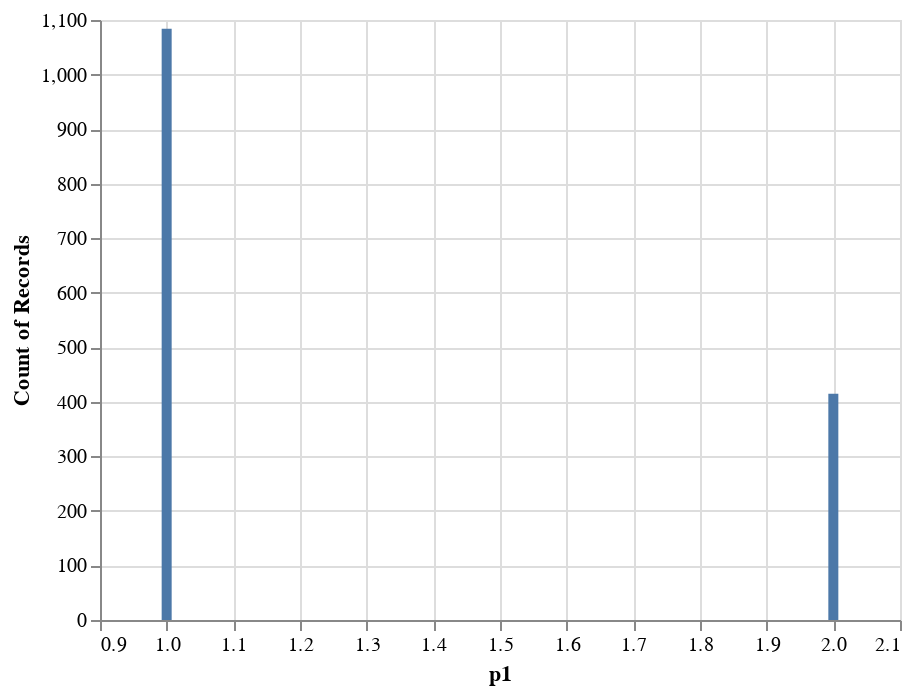

Here is the notebook cell this chart was saved with:
### Code cell
alt.Chart(enoe_filt).mark_bar().encode(
    x='p1',
    y='count()',
    tooltip='count()'
)

### Figure 1 — Vega-Lite specification as saved in the notebook (floating-point values rounded to 4 significant figures; data arrays with more than 128 entries replaced by an {"elided": "..."} marker saying what was removed)
{"config": {"view": {"continuousWidth": 400, "continuousHeight": 300}}, "data": {"name": "data-d619c0370195d4ca568490d64e57648a"}, "mark": "bar", "encoding": {"tooltip": {"aggregate": "count", "type": "quantitative"}, "x": {"field": "p1", "type": "quantitative"}, "y": {"aggregate": "count", "type": "quantitative"}}, "$schema": "https://vega.github.io/schema/vega-lite/v4.17.0.json", "datasets": {"data-d619c0370195d4ca568490d64e57648a": {"elided": "1499 records"}}}
